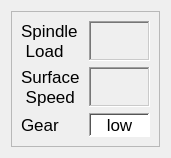
        <widget class="QWidget" name="horizontalLayoutWidget_9">
         <property name="geometry">
          <rect>
           <x>700</x>
           <y>9</y>
           <width>171</width>
           <height>153</height>
          </rect>
         </property>
         <layout class="QHBoxLayout" name="horizontalLayout_13">
          <item>
           <widget class="QFrame" name="frame_9">
            <property name="frameShape">
             <enum>QFrame::StyledPanel</enum>
            </property>
            <property name="frameShadow">
             <enum>QFrame::Raised</enum>
            </property>
            <layout class="QGridLayout" name="gridLayout_9">
             <item row="0" column="0">
              <widget class="QLabel" name="label_26">
               <property name="sizePolicy">
                <sizepolicy hsizetype="Preferred" vsizetype="Preferred">
                 <horstretch>0</horstretch>
                 <verstretch>0</verstretch>
                </sizepolicy>
               </property>
               <property name="minimumSize">
                <size>
                 <width>0</width>
                 <height>0</height>
                </size>
               </property>
               <property name="font">
                <font>
                 <pointsize>13</pointsize>
                </font>
               </property>
               <property name="text">
                <string>Spindle
 Load</string>
               </property>
              </widget>
             </item>
             <item row="0" column="1">
              <widget class="StatusLabel" name="statuslabel_14">
               <property name="sizePolicy">
                <sizepolicy hsizetype="Preferred" vsizetype="Preferred">
                 <horstretch>0</horstretch>
                 <verstretch>0</verstretch>
                </sizepolicy>
               </property>
               <property name="minimumSize">
                <size>
                 <width>0</width>
                 <height>0</height>
                </size>
               </property>
               <property name="frameShape">
                <enum>QFrame::WinPanel</enum>
               </property>
               <property name="frameShadow">
                <enum>QFrame::Sunken</enum>
               </property>
               <property name="textInteractionFlags">
                <set>Qt::LinksAccessibleByMouse|Qt::TextEditable</set>
               </property>
               <property name="feed_override_status" stdset="0">
                <bool>false</bool>
               </property>
              </widget>
             </item>
             <item row="1" column="0">
              <widget class="QLabel" name="label_9">
               <property name="sizePolicy">
                <sizepolicy hsizetype="Preferred" vsizetype="Preferred">
                 <horstretch>0</horstretch>
                 <verstretch>0</verstretch>
                </sizepolicy>
               </property>
               <property name="minimumSize">
                <size>
                 <width>0</width>
                 <height>0</height>
                </size>
               </property>
               <property name="font">
                <font>
                 <pointsize>13</pointsize>
                </font>
               </property>
               <property name="text">
                <string>Surface
 Speed</string>
               </property>
              </widget>
             </item>
             <item row="1" column="1">
              <widget class="StatusLabel" name="statuslabel_6">
               <property name="sizePolicy">
                <sizepolicy hsizetype="Preferred" vsizetype="Preferred">
                 <horstretch>0</horstretch>
                 <verstretch>0</verstretch>
                </sizepolicy>
               </property>
               <property name="minimumSize">
                <size>
                 <width>0</width>
                 <height>0</height>
                </size>
               </property>
               <property name="font">
                <font>
                 <pointsize>13</pointsize>
                </font>
               </property>
               <property name="frameShape">
                <enum>QFrame::WinPanel</enum>
               </property>
               <property name="frameShadow">
                <enum>QFrame::Sunken</enum>
               </property>
               <property name="alignment">
                <set>Qt::AlignCenter</set>
               </property>
               <property name="textTemplate" stdset="0">
                <string>%d</string>
               </property>
               <property name="alt_textTemplate" stdset="0">
                <string>%d</string>
               </property>
               <property name="feed_override_status" stdset="0">
                <bool>false</bool>
               </property>
               <property name="actual_surface_speed_status" stdset="0">
                <bool>true</bool>
               </property>
              </widget>
             </item>
             <item row="2" column="0">
              <widget class="QLabel" name="label_28">
               <property name="sizePolicy">
                <sizepolicy hsizetype="Preferred" vsizetype="Preferred">
                 <horstretch>0</horstretch>
                 <verstretch>0</verstretch>
                </sizepolicy>
               </property>
               <property name="minimumSize">
                <size>
                 <width>0</width>
                 <height>0</height>
                </size>
               </property>
               <property name="font">
                <font>
                 <pointsize>13</pointsize>
                </font>
               </property>
               <property name="text">
                <string>Gear</string>
               </property>
              </widget>
             </item>
             <item row="2" column="1">
              <widget class="QLabel" name="label_27">
               <property name="sizePolicy">
                <sizepolicy hsizetype="Preferred" vsizetype="Preferred">
                 <horstretch>0</horstretch>
                 <verstretch>0</verstretch>
                </sizepolicy>
               </property>
               <property name="minimumSize">
                <size>
                 <width>0</width>
                 <height>0</height>
                </size>
               </property>
               <property name="font">
                <font>
                 <pointsize>13</pointsize>
                </font>
               </property>
               <property name="styleSheet">
                <string notr="true">background-color: rgb(255, 255, 255);
color: rgb(0, 0, 0);</string>
               </property>
               <property name="frameShape">
                <enum>QFrame::WinPanel</enum>
               </property>
               <property name="frameShadow">
                <enum>QFrame::Sunken</enum>
               </property>
               <property name="text">
                <string>low</string>
               </property>
               <property name="alignment">
                <set>Qt::AlignCenter</set>
               </property>
              </widget>
             </item>
            </layout>
           </widget>
          </item>
         </layout>
        </widget>
